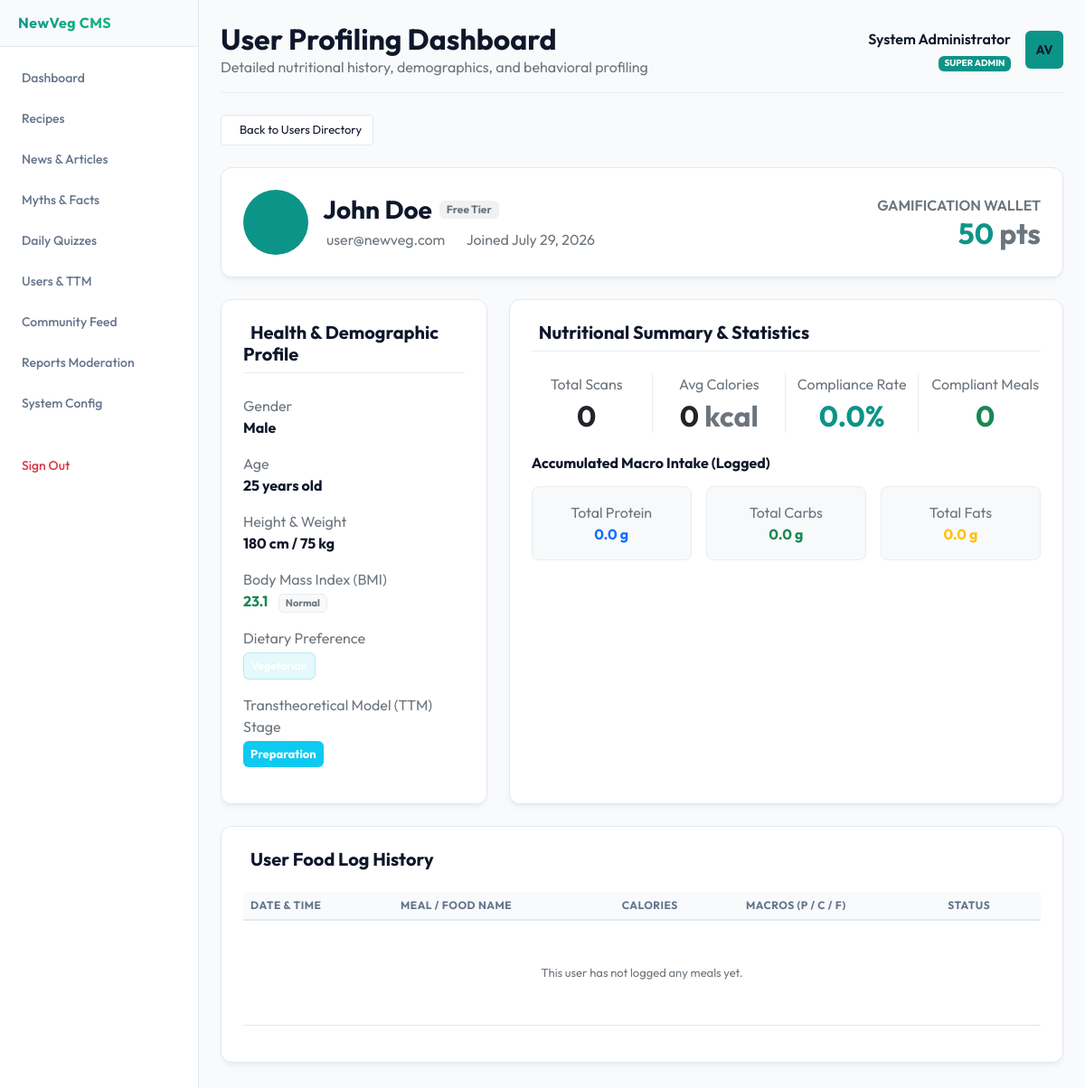
/admin/user_profile.php?id=2 (signed in), run on the app's committed database.
### tables this page shows
CREATE TABLE `users` (
  `id` INT AUTO_INCREMENT PRIMARY KEY,
  `email` VARCHAR(191) NOT NULL UNIQUE,
  `password` VARCHAR(255) NOT NULL,
  `full_name` VARCHAR(100) NOT NULL,
  `gender` VARCHAR(20) DEFAULT NULL,
  `age` INT DEFAULT NULL,
  `height` DECIMAL(5,2) DEFAULT NULL,  
  `weight` DECIMAL(5,2) DEFAULT NULL,  
  `diet_preference` VARCHAR(50) DEFAULT 'Vegan',
  `ttm_stage` VARCHAR(50) DEFAULT 'Precontemplation',  
  `total_points` INT DEFAULT 0,
  `is_premium` TINYINT(1) DEFAULT 0,
  `is_admin` TINYINT(1) DEFAULT 0,
  `created_at` TIMESTAMP DEFAULT CURRENT_TIMESTAMP
);

### admin/user_profile.php (the view, shortened to what this page needs)
<?php
require_once __DIR__ . '/includes/header.php';
require_once __DIR__ . '/../config/database.php';
$db = getDatabaseConnection();
$userId = isset($_GET['id']) ? intval($_GET['id']) : 0;
try {
    $stmt = $db->prepare("SELECT * FROM users WHERE id = ? LIMIT 1");
    $stmt->execute([$userId]);
    $user = $stmt->fetch();
} catch (PDOException $e) {
    $user = null;
}
try {
    $logsStmt = $db->prepare("SELECT * FROM food_logs WHERE user_id = ? ORDER BY id DESC");
    $logsStmt->execute([$userId]);
    $logs = $logsStmt->fetchAll();
} catch (PDOException $e) {
    $logs = [];
}
$totalLogs = count($logs);
$totalCalories = 0;
$compliantLogs = 0;
$totalProtein = 0;
$totalCarbs = 0;
$totalFats = 0;
$avgCalories = $totalLogs > 0 ? $totalCalories / $totalLogs : 0;
$complianceRate = $totalLogs > 0 ? ($compliantLogs / $totalLogs) * 100 : 0;
$bmi = 'N/A';
$bmiClass = '';
$bmiCategory = 'N/A';
if ($user['height'] && $user['weight']) {
    $heightInM = floatval($user['height']) / 100;
    if ($heightInM > 0) {
        $bmiVal = floatval($user['weight']) / ($heightInM * $heightInM);
        $bmi = number_format($bmiVal, 1);
        if ($bmiVal < 18.5) {
            $bmiCategory = 'Underweight';
            $bmiClass = 'text-warning';
        } elseif ($bmiVal < 25) {
            $bmiCategory = 'Normal';
            $bmiClass = 'text-success';
        } elseif ($bmiVal < 30) {
            $bmiCategory = 'Overweight';
            $bmiClass = 'text-warning';
        } else {
            $bmiCategory = 'Obese';
            $bmiClass = 'text-danger';
        }
    }
}
?>
<div class="animated-fade mb-5">
    <div class="mb-4">
        <a href="users.php" class="btn btn-secondary-custom py-1.5"><i class="bi bi-arrow-left me-2"></i>Back to Users Directory</a>
    </div>
    <div class="glass-card p-4 mb-4">
        <div class="row align-items-center g-3">
            <div class="col-12 col-md-auto">
                <div class="rounded-circle bg-teal-glow d-flex align-items-center justify-content-center" style="width: 72px; height: 72px;">
                </div>
            </div>
            <div class="col-12 col-md">
                <div class="d-flex align-items-center flex-wrap gap-2 mb-1">
                    <h3 class="fw-bold m-0"><?= htmlspecialchars($user['full_name']) ?></h3>
                    <?php if ($user['is_premium'] == 1): ?>
                        <span class="badge bg-emerald-glow badge-glow">Premium PRO</span>
                    <?php else: ?>
                        <span class="badge bg-secondary bg-opacity-10 text-secondary">Free Tier</span>
                    <?php endif; ?>
                </div>
                <p class="text-secondary m-0 fs-14">
                    <span class="me-3"><i class="bi bi-envelope me-1"></i><?= htmlspecialchars($user['email']) ?></span>
                    <span><i class="bi bi-calendar-check me-1"></i>Joined <?= date('F d, Y', strtotime($user['created_at'])) ?></span>
                </p>
            </div>
            <div class="col-12 col-md-auto text-md-end">
                <span class="text-secondary d-block fs-12 fw-semibold">GAMIFICATION WALLET</span>
                <h2 class="fw-bold text-teal m-0" style="color: #0d9488;"><i class="bi bi-star-fill text-warning me-1"></i><?= number_format($user['total_points']) ?> <span class="fs-14 text-secondary">pts</span></h2>
            </div>
        </div>
    </div>
    <div class="row g-4">
        <div class="col-12 col-lg-4">
            <div class="glass-card p-4 h-100">
                <h5 class="fw-bold mb-4 border-bottom border-light-subtle pb-2"><i class="bi bi-clipboard2-pulse text-teal me-2" style="color: #0d9488;"></i>Health & Demographic Profile</h5>
                <div class="mb-3">
                    <span class="text-secondary d-block fs-12">Gender</span>
                    <strong class="fs-15"><?= htmlspecialchars($user['gender'] ?? 'Not Specified') ?></strong>
                </div>
                <div class="mb-3">
                    <span class="text-secondary d-block fs-12">Age</span>
                    <strong class="fs-15"><?= $user['age'] ? intval($user['age']) . ' years old' : 'Not Specified' ?></strong>
                </div>
                <div class="mb-3">
                    <span class="text-secondary d-block fs-12">Height & Weight</span>
                    <strong class="fs-15"><?= $user['height'] ? floatval($user['height']) . ' cm' : 'N/A' ?> / <?= $user['weight'] ? floatval($user['weight']) . ' kg' : 'N/A' ?></strong>
                </div>
                <div class="mb-3">
                    <span class="text-secondary d-block fs-12">Body Mass Index (BMI)</span>
                    <strong class="fs-15 <?= $bmiClass ?>"><?= $bmi ?></strong>
                    <?php if ($bmiCategory !== 'N/A'): ?>
                        <span class="badge bg-light border border-light-subtle text-secondary ms-2" style="font-size: 11px;"><?= $bmiCategory ?></span>
                    <?php endif; ?>
                </div>
                <div class="mb-3">
                    <span class="text-secondary d-block fs-12">Dietary Preference</span>
                    <span class="badge bg-opacity-10 text-teal mt-1 p-2" style="background-color: rgba(6, 182, 212, 0.1); border: 1px solid rgba(6, 182, 212, 0.2);">
                    </span>
                </div>
                <div class="mb-3">
                    <span class="text-secondary d-block fs-12">Transtheoretical Model (TTM) Stage</span>
                    <?php
                    $stage = $user['ttm_stage'];
                    $badgeClass = 'bg-secondary';
                    if ($stage === 'Maintenance') $badgeClass = 'bg-success';
                    elseif ($stage === 'Action') $badgeClass = 'bg-primary';
                    elseif ($stage === 'Preparation') $badgeClass = 'bg-info';
                    elseif ($stage === 'Contemplation') $badgeClass = 'bg-warning text-dark';
                    ?>
                    <span class="badge <?= $badgeClass ?> mt-1 p-2" style="font-size: 13px;"><?= htmlspecialchars($stage) ?></span>
                </div>
            </div>
        </div>
        <div class="col-12 col-lg-8">
            <div class="glass-card p-4 h-100">
                <h5 class="fw-bold mb-4 border-bottom border-light-subtle pb-2"><i class="bi bi-activity text-teal me-2" style="color: #0d9488;"></i>Nutritional Summary & Statistics</h5>
                <div class="row g-4 mb-4">
                    <div class="col-6 col-sm-3 text-center border-end border-light-subtle">
                        <span class="text-secondary d-block fs-12 mb-1">Total Scans</span>
                        <h2 class="fw-bold text-dark m-0"><?= $totalLogs ?></h2>
                    </div>
                    <div class="col-6 col-sm-3 text-center border-end border-light-subtle">
                        <span class="text-secondary d-block fs-12 mb-1">Avg Calories</span>
                        <h2 class="fw-bold text-dark m-0"><?= number_format($avgCalories, 0) ?> <span class="fs-12 text-secondary">kcal</span></h2>
                    </div>
                    <div class="col-6 col-sm-3 text-center border-end border-light-subtle">
                        <span class="text-secondary d-block fs-12 mb-1">Compliance Rate</span>
                        <h2 class="fw-bold text-teal m-0" style="color: #0d9488;"><?= number_format($complianceRate, 1) ?>%</h2>
                    </div>
                    <div class="col-6 col-sm-3 text-center">
                        <span class="text-secondary d-block fs-12 mb-1">Compliant Meals</span>
                        <h2 class="fw-bold text-success m-0"><?= $compliantLogs ?></h2>
                    </div>
                </div>
                <h6 class="fw-bold mb-3">Accumulated Macro Intake (Logged)</h6>
                <div class="row g-3">
                    <div class="col-4">
                        <div class="p-3 bg-light border border-light-subtle rounded-3 text-center">
                            <span class="text-secondary d-block fs-11">Total Protein</span>
                            <strong class="fs-15 text-primary"><?= number_format($totalProtein, 1) ?> g</strong>
                        </div>
                    </div>
                    <div class="col-4">
                        <div class="p-3 bg-light border border-light-subtle rounded-3 text-center">
                            <span class="text-secondary d-block fs-11">Total Carbs</span>
                            <strong class="fs-15 text-success"><?= number_format($totalCarbs, 1) ?> g</strong>
                        </div>
                    </div>
                    <div class="col-4">
                        <div class="p-3 bg-light border border-light-subtle rounded-3 text-center">
                            <span class="text-secondary d-block fs-11">Total Fats</span>
                            <strong class="fs-15 text-warning"><?= number_format($totalFats, 1) ?> g</strong>
                        </div>
                    </div>
                </div>
            </div>
        </div>
    </div>
    <div class="glass-card p-4 mt-4">
        <h5 class="fw-bold mb-4"><i class="bi bi-journal-text text-teal me-2" style="color: #0d9488;"></i>User Food Log History</h5>
        <div class="table-responsive">
            <table class="table table-hover align-middle">
                <thead>
                    <tr>
                        <th>Date & Time</th>
                        <th>Meal / Food Name</th>
                        <th>Calories</th>
                        <th>Macros (P / C / F)</th>
                        <th>Status</th>
                    </tr>
                </thead>
                <tbody>
                    <?php if (empty($logs)): ?>
                        <tr>
                            <td colspan="5" class="text-center text-secondary py-5">This user has not logged any meals yet.</td>
                        </tr>
                    <?php endif; ?>
                </tbody>
            </table>
        </div>
    </div>
</div>
<?php require_once __DIR__ . '/includes/footer.php'; ?>

### admin/assets/css/admin.css (style rules this page uses)
:root { --bg-dark: #f8fafc; --sidebar-bg: #ffffff; --card-bg: #ffffff; --border-color: #e2e8f0; --accent-emerald: #10b981; --accent-teal: #0d9488; --text-primary: #0f172a; --text-secondary: #64748b; --btn-primary: linear-gradient(135deg, #0d9488 0%, #10b981 100%); --font-sans: 'Outfit', -apple-system, BlinkMacSystemFont, "Segoe UI", Roboto, sans-serif; }
body { background-color: var(--bg-dark); color: var(--text-primary); font-family: var(--font-sans); margin: 0; overflow-x: hidden; }
.glass-card { background: var(--card-bg); border: 1px solid var(--border-color); border-radius: 12px; box-shadow: 0 4px 6px -1px rgba(0, 0, 0, 0.05), 0 2px 4px -2px rgba(0, 0, 0, 0.05); transition: all 0.25s ease; }
.bg-teal-glow { background: #0d9488; color: #ffffff; font-weight: bold; }
.table { color: var(--text-primary); border-color: var(--border-color); font-size: 13px; }
.table > :not(caption) > * > * { background-color: transparent; padding: 6px 8px; border-bottom-color: var(--border-color); }
.table thead th { font-weight: 700; color: var(--text-secondary); border-bottom: 2px solid var(--border-color); background-color: #f8fafc; font-size: 12px; text-transform: uppercase; letter-spacing: 0.5px; }
.btn-secondary-custom { background: #ffffff; border: 1px solid var(--border-color); color: var(--text-primary); border-radius: 4px; padding: 6px 12px; font-size: 13px; }
.animated-fade { animation: fadeIn 0.4s ease forwards; }

### data on the page
users: full_name "John Doe", email "user@newveg.com", created_at "July 29, 2026", total_points "50", gender "Male", age "25", height "180", weight "75", bmi "23.1", bmiCategory "Normal", ttm_stage "Preparation"

### other printed values
$headerTitle "User Profiling Dashboard"
$headerSubtitle "Detailed nutritional history, demographics, and behavioral profiling"
$_SESSION['admin_name'] "System Administrator"
$totalLogs "0"
$avgCalories "0"
$complianceRate "0.0"
$compliantLogs "0"
$totalProtein "0.0"
$totalCarbs "0.0"
$totalFats "0.0"
